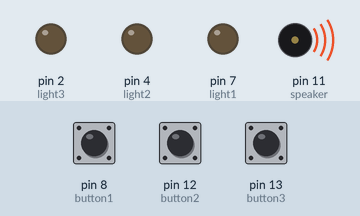
Bench run of a sketch on a simulated Arduino Uno, built with avr-gcc and run on an emulated ATmega328P. Shown: output pins drawn as LEDs (lit = HIGH), buzzer (waves = sounding). The test bench sets the inputs (shaded band); at power-on: pin 8 (button1) LOW, pin 12 (button2) LOW, pin 13 (button3) LOW. Random numbers use the default seed unless the sketch sets one.

Above: at 0.1 s.
At 6.0 s:
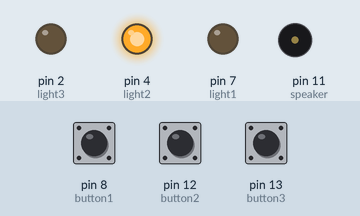
At 11.4 s:
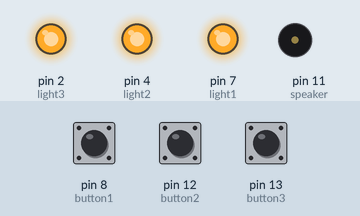
At 18.2 s:
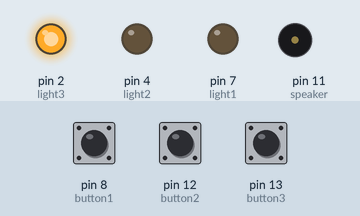
At 29.7 s:
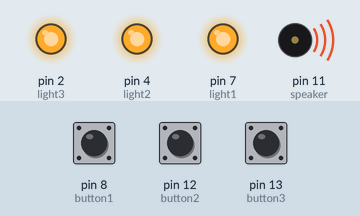
At 37.2 s:
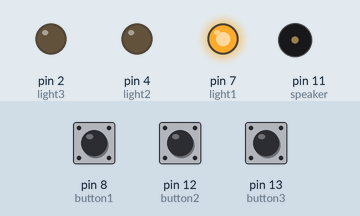
Timing chart, 0 to 40.0 s (numbered marks = the images above):
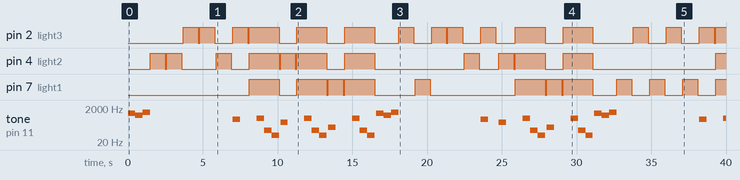

Measured:
- by itself, pin 2 (light3): LOW → HIGH at 3.7 s, → LOW 1.0 s later, → HIGH 0.10 s later, → LOW 1.0 s later, … (31 changes in this stretch)
- by itself, pin 4 (light2): LOW → HIGH at 1.5 s, → LOW 1.0 s later, → HIGH 0.10 s later, → LOW 1.0 s later, … (23 changes in this stretch)
- by itself, pin 7 (light1): LOW → HIGH at 8.1 s, → LOW 2.0 s later, → HIGH 1.2 s later, → LOW 2.0 s later, … (23 changes in this stretch)
- by itself, tone on pin 11 (speaker): plays 1000 Hz for 0.50 s, 750 Hz for 0.50 s, 1110 Hz for 0.50 s, 450 Hz for 0.50 s, 500 Hz for 0.50 s, 100 Hz for 0.50 s … (32 notes in this stretch)

The sketch:

SimonSays.ino
```cpp
const int button1 = 8; //switched
const int button2 = 12;
const int button3 = 13;//switched
const int light1 = 7;
const int light2 = 4;
const int light3 = 2;
const int speaker = 11;

int freq1 = 150;
int freq2 = 300;
int freq3 = 450;

int light[3] = {
  light1, light2, light3};
int button[3] = {
  button1, button2, button3};
int i = 0;
int array[5];

void setup()
{
  pinMode(light1, OUTPUT);
  pinMode(light2, OUTPUT);
  pinMode(light3, OUTPUT);
  pinMode(button1, INPUT);
  pinMode(button2, INPUT);
  pinMode(button3, INPUT);
  pinMode(speaker, OUTPUT);
}


void loop()
{
  int k=0;
  int temp;


  tone(speaker,1000,500);
  delay(500);
  tone(speaker,750,500);
  delay(500);
  tone(speaker,1110,500);
  delay(500);

  for(int i = 0; i< 5; i++){
    temp = random(3);
    array[i] = temp;
    digitalWrite(light[temp],HIGH);
    delay(1000);
    digitalWrite(light[temp],LOW);
    delay(100);
  }
  //LIGHTS
  /*
  while(i < 5){

   int temp =  random(3);
   array[i] = temp;

   if(temp == 0){
   digitalWrite(light1,HIGH);
   delay(1000);
   digitalWrite(light1,LOW);
   delay(1000);
   }
   else if(temp == 1){
   digitalWrite(light2,HIGH);
   delay(1000);
   digitalWrite(light2,LOW);
   delay(1000);
   }
   else{
   digitalWrite(light3,HIGH);
   delay(1000);
   digitalWrite(light3,LOW);
   delay(1000);
   }
   i++;
   }*/

  boolean btn1Last = false;
  boolean btn2Last = false;
  boolean btn3Last = false;
  while(k < 5){
    //BUTTONS
    int btn1 = digitalRead(button[0]);
    int btn2 = digitalRead(button[1]);
    int btn3 = digitalRead(button[2]);
    if(btn1 != LOW)
      btn1Last = false;
    if(btn2 != LOW)
      btn2Last = false;
    if(btn3 != LOW)
      btn3Last = false;


    if(btn1 == LOW && btn1Last != true){
      btn1Last = true;
      lightSound(light3,freq3);
      if(array[k++] == 2)
        delay(100);
      else{
        i=0;
        fail();
        k = 6;
      }
    }
    if(btn2 == LOW && btn2Last != true){
      lightSound(light2,freq2);
      if(array[k++] == 1)
        delay(100);
      else{
        i=0;
        k = 6;
        fail();
      }
    }
    if(btn3 == LOW && btn3Last != true){
      lightSound(light1,freq1);
      if(array[k++] == 0)
        delay(100);
      else{
        fail();
        i=0;
        k = 6;
      }
    }//end ifblocks
  }//end while
  if(k == 5){
    party();
  }

}

void lightSound(int light,int freq){
  digitalWrite(light,HIGH);
  tone(speaker,freq,500);
  delay(1000);
  digitalWrite(light,LOW);
  delay(100);
}

void fail(){


  digitalWrite(light1,HIGH);
  digitalWrite(light2,HIGH);
  digitalWrite(light3,HIGH);
  delay(500);
  tone(speaker,500,500);
  delay(500);
  tone(speaker,100,500);
  delay(500);
  tone(speaker,50,500);
  delay(500);
  digitalWrite(light1,LOW);
  digitalWrite(light2,LOW);
  digitalWrite(light3,LOW);
  delay(100);
}

void party(){
  for(int k = 0;k<10;k++)
  {
    digitalWrite(light1,HIGH);
    delay(100);
    digitalWrite(light1,LOW);
    tone(speaker,650,50);
    delay(100);
    digitalWrite(light2,HIGH);
    delay(100);
    digitalWrite(light2,LOW);
    tone(speaker,750,50);
    delay(100);
    digitalWrite(light3,HIGH);
    delay(100);
    digitalWrite(light3,LOW);
    tone(speaker,650,50);
    delay(100);
  }
}
```
